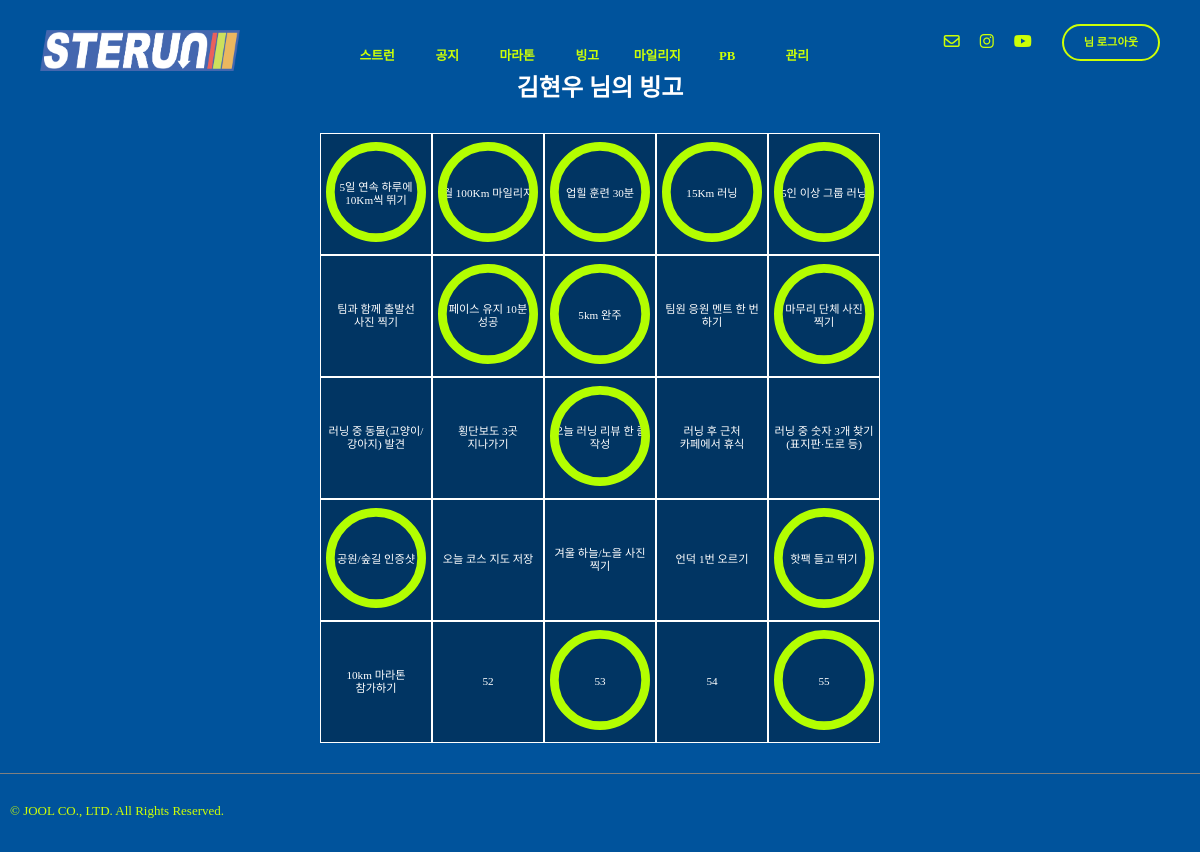
Screenshot of /bingo/1 with the database file from the repository.
### bingo/models.py (models this page shows, shortened)
class BingoCheck(models.Model):
    bingo_item = models.ForeignKey(BingoItem, on_delete=models.CASCADE)
    user = models.ForeignKey(settings.AUTH_USER_MODEL, on_delete=models.CASCADE)
    completed = models.BooleanField(default=False)

class BingoItem(models.Model):
    item_id = models.IntegerField(primary_key=True)
    content = models.CharField(max_length=100, blank=False, null=False)
    row = models.IntegerField(null=False, blank=False)
    col = models.IntegerField(null=False, blank=False)

### bingo/views.py (the view)
# urls.py: path("<str:pk>", views.bingo, name="bingo"),
def bingo(request, pk):
    user = get_object_or_404(User, pk=pk)
    login_user = request.user
    if user == login_user:
        user_matched = 1
    else:
        user_matched = None
    print(user_matched)
    bingo_item_1r = BingoCheck.objects.select_related("bingo_item").filter(user=pk).filter(bingo_item__row=1)
    bingo_item_2r = BingoCheck.objects.select_related("bingo_item").filter(user=pk).filter(bingo_item__row=2)
    bingo_item_3r = BingoCheck.objects.select_related("bingo_item").filter(user=pk).filter(bingo_item__row=3)
    bingo_item_4r = BingoCheck.objects.select_related("bingo_item").filter(user=pk).filter(bingo_item__row=4)
    bingo_item_5r = BingoCheck.objects.select_related("bingo_item").filter(user=pk).filter(bingo_item__row=5)
    lenof5l = len(bingo_item_5r)
    return render(request,"bingo/bingo.html",{"bingo_item_1r":bingo_item_1r, "bingo_item_2r":bingo_item_2r, "bingo_item_3r":bingo_item_3r, "bingo_item_4r":bingo_item_4r, "bingo_item_5r":bingo_item_5r, "user_id":pk, "len":lenof5l,"user":user, "user_matched":user_matched})

### templates/bingo/bingo.html (shortened to what this page needs)
{% extends "base.html" %}
{% load static %}
{% block content %}
  <div class="flex-container container-400">
    <div class="bingo-title">{{ user.last_name }}{{ user.first_name }}
      님의 빙고</div>
  </div>
  <div class="bingo-board fade-in-up-short">
    <div class="bingo-row">
      {% for item in bingo_item_1r %}
        <label for="{{ item.bingo_item.item_id }}">
          <div class="bingo-col" id="item{{ item.bingo_item.item_id }}">
            {{ item.bingo_item.content }}
            <div id="bingo-img{{ item.bingo_item.item_id }}" class="bingo-img">
              <img class="bingo-stamp" src="{% static "img/Ellipse-1.svg" %}" alt="main-img" height="auto," width="auto">
            </div>
          </div>
        </label>
      {% endfor %}
    </div>
    <div class="bingo-row">
      {% for item in bingo_item_2r %}
        <label for="{{ item.bingo_item.item_id }}">
          <div class="bingo-col" id="item{{ item.bingo_item.item_id }}">
            {{ item.bingo_item.content }}
            <div id="bingo-img{{ item.bingo_item.item_id }}" class="bingo-img">
              <img class="bingo-stamp" src="{% static "img/Ellipse-1.svg" %}" alt="main-img" height="auto," width="auto">
            </div>
          </div>
        </label>
      {% endfor %}
    </div>
    <div class="bingo-row">
      {% for item in bingo_item_3r %}
        <label for="{{ item.bingo_item.item_id }}">
          <div class="bingo-col" id="item{{ item.bingo_item.item_id }}">
            {{ item.bingo_item.content }}
            <div id="bingo-img{{ item.bingo_item.item_id }}" class="bingo-img">
              <img class="bingo-stamp" src="{% static "img/Ellipse-1.svg" %}" alt="main-img" height="auto," width="auto">
            </div>
          </div>
        </label>
      {% endfor %}
    </div>
    <div class="bingo-row">
      {% for item in bingo_item_4r %}
        <label for="{{ item.bingo_item.item_id }}">
          <div class="bingo-col" id="item{{ item.bingo_item.item_id }}">
            {{ item.bingo_item.content }}
            <div id="bingo-img{{ item.bingo_item.item_id }}" class="bingo-img">
              <img class="bingo-stamp" src="{% static "img/Ellipse-1.svg" %}" alt="main-img" height="auto," width="auto">
            </div>
          </div>
        </label>
      {% endfor %}
    </div>
    <div class="bingo-row">
      {% for item in bingo_item_5r %}
        <label for="{{ item.bingo_item.item_id }}">
          <div class="bingo-col" id="item{{ item.bingo_item.item_id }}">
            {{ item.bingo_item.content }}
            <div id="bingo-img{{ item.bingo_item.item_id }}" class="bingo-img">
              <img class="bingo-stamp" src="{% static "img/Ellipse-1.svg" %}" alt="main-img" height="auto" width="auto">
            </div>
          </div>
        </label>
      {% endfor %}
    </div>
  </div>
{% endblock content %}

### static/css/joolmag.css (style rules this page uses)
:root { --j-pink: #eea47f; --blue: #1e90ff; --white: #ffffff; --black: black; --jblue: #00539c; --jlightgreen: #cdff06; --kakaoyellow: #f7e600; --jdeepblue: #013563; }
* { font-family: "Escoredream"; font-weight: 300; }
html { overflow-y: scroll; }
img { object-fit: cover; }
.flex-container { display: flex; justify-content: center; align-items: center; }
.container-400 { width: 400px; margin: auto; }
.mainbg { background-color: var(--jblue); margin: 0; padding: 0; overflow-y: auto; overflow-x: auto; }
.bingo-title { color: var(--white); font-size: 1.5rem; font-weight: 700; text-align: center; }
.bingo-board { display: flex; flex-direction: column; margin: 30px 0 30px 0; }
.bingo-row { display: flex; margin: auto; }
.bingo-col { display: flex; font-size: 0.7rem; font-weight: 300; width: 100px; height: 100px; padding: 10px 5px 10px 5px; justify-content: center; align-items: center; border: solid var(--white) 1px; background-color: var(--jdeepblue); color: var(--white); word-break: keep-all; text-align: center; }
.bingo-img { display: block; position: absolute; z-index: 100; }
.bingo-stamp { width: 100px; height: 100px; }
.fade-in-up-short { opacity: 0; transform: translateY(15px); animation: fadeInUp 0.8s ease-out forwards; animation-delay: 0.3s; }

### static/css/article.css (style rules this page uses)
:root { --j-pink: #eea47f; --blue: #1e90ff; --white: #ffffff; --black: black; --jblue: #00539c; --jlightgreen: #cdff06; --kakaoyellow: #f7e600; --jdeepblue: #013563; }
* { font-family: "Escoredream"; font-weight: 300; }
html { overflow-y: scroll; }
.mainbg { background-color: var(--jblue); margin: 0; padding: 0; overflow-y: auto; overflow-x: auto; }

### rows the page displays
BingoCheck: bingo_item.content "5일 연속 하루에 10Km씩 뛰기"
BingoCheck: bingo_item.content "월 100Km 마일리지"
BingoCheck: bingo_item.content "업힐 훈련 30분"
BingoCheck: bingo_item.content "15Km 러닝"
BingoCheck: bingo_item.content "5인 이상 그룹 러닝"
BingoCheck: bingo_item.content "팀과 함께 출발선 사진 찍기"
BingoCheck: bingo_item.content "페이스 유지 10분 성공"
BingoCheck: bingo_item.content "5km 완주"
BingoCheck: bingo_item.content "팀원 응원 멘트 한 번 하기"
BingoCheck: bingo_item.content "마무리 단체 사진 찍기"
BingoCheck: bingo_item.content "러닝 중 동물(고양이/강아지) 발견"
BingoCheck: bingo_item.content "횡단보도 3곳 지나가기"
BingoCheck: bingo_item.content "오늘 러닝 리뷰 한 줄 작성"
BingoCheck: bingo_item.content "러닝 후 근처 카페에서 휴식"
BingoCheck: bingo_item.content "러닝 중 숫자 3개 찾기 (표지판·도로 등)"
BingoCheck: bingo_item.content "공원/숲길 인증샷"
BingoCheck: bingo_item.content "오늘 코스 지도 저장"
BingoCheck: bingo_item.content "겨울 하늘/노을 사진 찍기"
BingoCheck: bingo_item.content "언덕 1번 오르기"
BingoCheck: bingo_item.content "핫팩 들고 뛰기"
BingoCheck: bingo_item.content "10km 마라톤 참가하기"
BingoCheck: bingo_item.content "52"
BingoCheck: bingo_item.content "53"
BingoCheck: bingo_item.content "54"
BingoCheck: bingo_item.content "55"

### other values shown
{{ user.last_name }} "김"
{{ user.first_name }} "현우"
